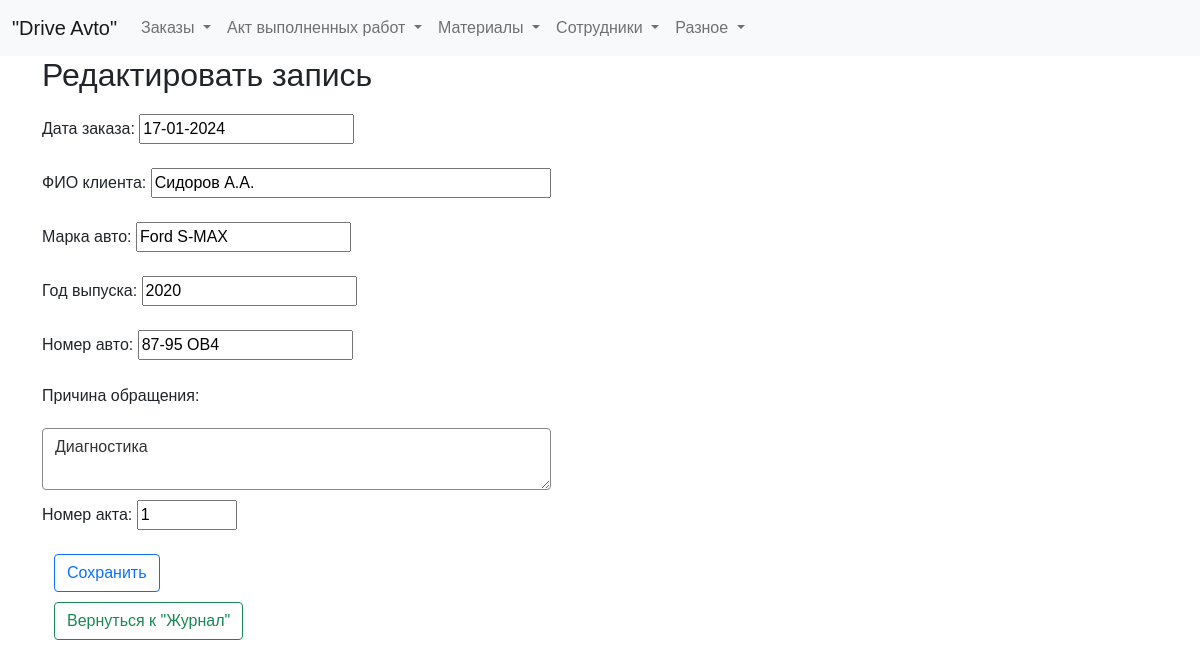
Before: /edit_entry/1 with the older database file.
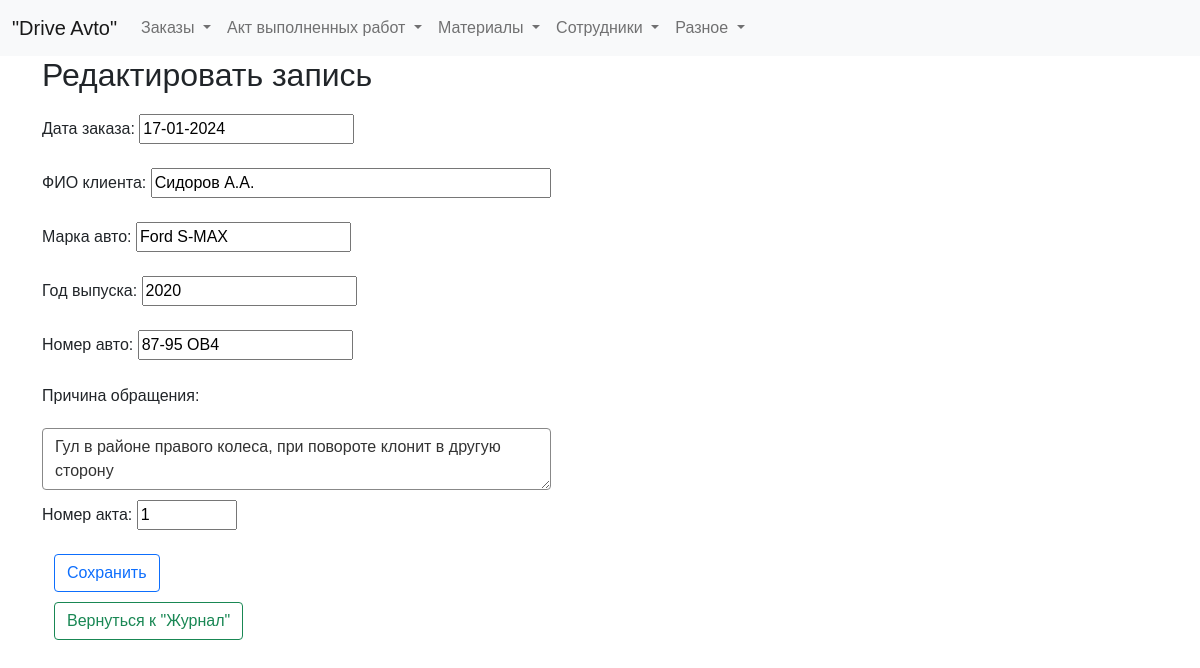
After: the same page with the newer database file.
### tables this page shows
CREATE TABLE log (
id integer PRIMARY KEY AUTOINCREMENT,
date_order text NOT NULL,
name_customer text NOT NULL,
brand_car text NOT NULL,
year_car text NOT NULL,
number_car text NOT NULL,
text_order text NOT NULL,
id_act integer
);

### fcompany.py (the view)
@app.route('/edit_entry/<int:entry_id>', methods=['GET'])
def edit_entry(entry_id):
    entry_data = dbase.get_entry(entry_id)
    print('entry_data', entry_data)  # Проверка, получены ли данные
    return render_template('edit_entry.html', title="Редактировать", entry_data=entry_data)

### FDataBase.py (called while the page is built)
    def get_entry(self, entry_id):
        sql = '''SELECT * FROM log WHERE id = ?'''
        try:
            self.__cur.execute(sql, (entry_id,))
            res = self.__cur.fetchone()
            if res:
                return dict(res)
        except Exception as e:
            print("Ошибка при получении записи из БД:", str(e))
        return None

### fcompany.py (called while the page is built)
def connect_db():  # общая функция для установления соединения с БД
    conn = sqlite3.connect(app.config['DATABASE'])
    conn.row_factory = sqlite3.Row  # записи будут представлены не в виде кортежей, а в виде словаря (для исп в шаблонах)
    return conn

def get_db():
    if not hasattr(g, 'link_db'):
        g.link_db = connect_db()
    return g.link_db

@app.before_request
def before_request():
    global dbase
    db = get_db()
    dbase = FDataBase(db)

### templates/edit_entry.html (shortened to what this page needs)
{% extends 'base.html' %}
{% block content %}
<h2>Редактировать запись </h2>
<form action="/save_entry/{{ entry_data.id }}" method="post" class="form-contact">
    <label for="date_order">Дата заказа:</label>
    <input type="text" id="date_order" name="date_order" value="{{ entry_data.date_order }}" class="form-contact" required ><br><br>
    <label for="name_customer">ФИО клиента:</label>
    <input type="text" id="name_customer" name="name_customer" value="{{ entry_data.name_customer }}" class="form-contact" style="width: 400px;" required ><br><br>
    <label for="brand_car">Марка авто:</label>
    <input type="text" id="brand_car" name="brand_car" value="{{ entry_data.brand_car }}" class="form-contact" required ><br><br>
    <label for="year_car">Год выпуска:</label>
    <input type="text" id="year_car" name="year_car" value="{{ entry_data.year_car }}" class="form-contact" required ><br><br>
    <label for="number_car">Номер авто:</label>
    <input type="text" id="number_car" name="number_car" value="{{ entry_data.number_car }}" class="form-contact" required ><br><br>
    <label for="text_order" style="margin-bottom: 10px;">Причина обращения:</label>
    <textarea class="form-control f-control" id="text_order" name="text_order" rows="2" style="margin-top: 10px; margin-bottom: 10px;" required>{{ entry_data.text_order }}</textarea>
    <label for="text_order">Номер акта:</label>
    <input type="text" id="id_act" name="id_act" value="{{ entry_data.id_act }}" class="form-contact" style="width: 100px;" readonly ><br><br>
<div class="container">
    <button type="submit" class="btn btn-outline-primary">Сохранить</button>
    <button type="button" class="btn btn-outline-success return-button" onclick="window.location.href = '/zhurnal'">Вернуться к "Журнал"</button>
</div>
</form>
{% endblock %}

Changed rows visible on the page:
changed log "Сидоров А.А.": text_order "Диагностика" → "Гул в районе правого колеса, при повороте клонит в другую сторону"
